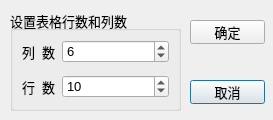
<?xml version="1.0" encoding="UTF-8"?>
<ui version="4.0">
 <class>QWDialogSize</class>
 <widget class="QDialog" name="QWDialogSize">
  <property name="windowModality">
   <enum>Qt::NonModal</enum>
  </property>
  <property name="geometry">
   <rect>
    <x>0</x>
    <y>0</y>
    <width>273</width>
    <height>120</height>
   </rect>
  </property>
  <property name="sizePolicy">
   <sizepolicy hsizetype="Fixed" vsizetype="Fixed">
    <horstretch>0</horstretch>
    <verstretch>0</verstretch>
   </sizepolicy>
  </property>
  <property name="font">
   <font>
    <pointsize>10</pointsize>
   </font>
  </property>
  <property name="windowTitle">
   <string>设置表格行数和列数</string>
  </property>
  <property name="sizeGripEnabled">
   <bool>false</bool>
  </property>
  <property name="modal">
   <bool>false</bool>
  </property>
  <widget class="QGroupBox" name="groupBox">
   <property name="geometry">
    <rect>
     <x>10</x>
     <y>10</y>
     <width>171</width>
     <height>101</height>
    </rect>
   </property>
   <property name="title">
    <string>设置表格行数和列数</string>
   </property>
   <layout class="QFormLayout" name="formLayout">
    <item row="0" column="0">
     <widget class="QLabel" name="label_2">
      <property name="text">
       <string>列  数</string>
      </property>
     </widget>
    </item>
    <item row="0" column="1">
     <widget class="QSpinBox" name="spinBoxColumn">
      <property name="minimum">
       <number>1</number>
      </property>
      <property name="maximum">
       <number>500</number>
      </property>
      <property name="value">
       <number>6</number>
      </property>
     </widget>
    </item>
    <item row="2" column="0">
     <widget class="QLabel" name="label">
      <property name="text">
       <string>行  数</string>
      </property>
     </widget>
    </item>
    <item row="2" column="1">
     <widget class="QSpinBox" name="spinBoxRow">
      <property name="minimum">
       <number>1</number>
      </property>
      <property name="maximum">
       <number>500</number>
      </property>
      <property name="value">
       <number>10</number>
      </property>
     </widget>
    </item>
    <item row="1" column="1">
     <spacer name="verticalSpacer">
      <property name="orientation">
       <enum>Qt::Vertical</enum>
      </property>
      <property name="sizeHint" stdset="0">
       <size>
        <width>20</width>
        <height>40</height>
       </size>
      </property>
     </spacer>
    </item>
   </layout>
  </widget>
  <widget class="QPushButton" name="btnCancel">
   <property name="geometry">
    <rect>
     <x>190</x>
     <y>80</y>
     <width>75</width>
     <height>24</height>
    </rect>
   </property>
   <property name="text">
    <string>取消</string>
   </property>
   <property name="icon">
    <iconset resource="res.qrc">
     <normaloff>:/images/images/706.bmp</normaloff>:/images/images/706.bmp</iconset>
   </property>
  </widget>
  <widget class="QPushButton" name="btnOK">
   <property name="geometry">
    <rect>
     <x>190</x>
     <y>20</y>
     <width>75</width>
     <height>24</height>
    </rect>
   </property>
   <property name="text">
    <string>确定</string>
   </property>
   <property name="icon">
    <iconset resource="res.qrc">
     <normaloff>:/images/images/704.bmp</normaloff>:/images/images/704.bmp</iconset>
   </property>
  </widget>
 </widget>
 <resources>
  <include location="res.qrc"/>
 </resources>
 <connections>
  <connection>
   <sender>btnOK</sender>
   <signal>clicked()</signal>
   <receiver>QWDialogSize</receiver>
   <slot>accept()</slot>
   <hints>
    <hint type="sourcelabel">
     <x>231</x>
     <y>33</y>
    </hint>
    <hint type="destinationlabel">
     <x>272</x>
     <y>31</y>
    </hint>
   </hints>
  </connection>
  <connection>
   <sender>btnCancel</sender>
   <signal>clicked()</signal>
   <receiver>QWDialogSize</receiver>
   <slot>reject()</slot>
   <hints>
    <hint type="sourcelabel">
     <x>192</x>
     <y>80</y>
    </hint>
    <hint type="destinationlabel">
     <x>197</x>
     <y>119</y>
    </hint>
   </hints>
  </connection>
 </connections>
</ui>
